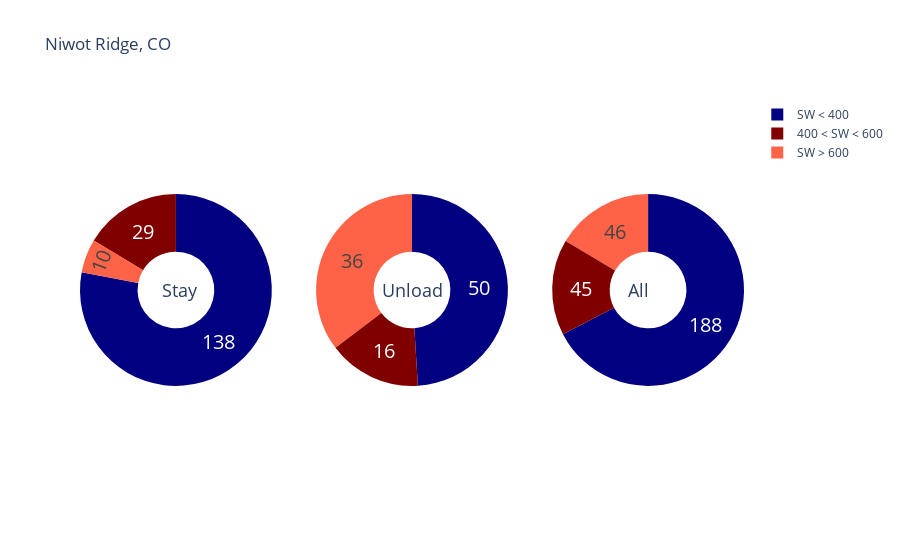

The cell this chart's notebook holds for it:
### Code cell
# for pie chat 
values_stay = sumdf_stay.bincount
values_unload = sumdf_unload.bincount
values_all = sumdf_total.bincount

# Create subplots: use 'domain' type for Pie subplot
fig = make_subplots(rows=1, cols=3, specs=[[{'type':'domain'}, {'type':'domain'}, {'type':'domain'}]])

fig.add_trace(go.Pie(labels=label, values=values_stay, name="Stay Pie"),1, 1)
fig.add_trace(go.Pie(labels=label, values=values_unload, name="Unload Pie"),1, 2)
fig.add_trace(go.Pie(labels=label, values=values_all, name="Unload Pie"),1, 3)

# Use `hole` to create a donut-like pie chart
fig.update_traces(hole=.4, textinfo='value', textfont_size=20, marker=dict(colors=colors))

fig.update_layout(title_text="Niwot Ridge, CO",
    annotations=[dict(text='Stay', x=0.12, y=0.5, font_size=18, showarrow=False),
                 dict(text='Unload', x=0.5,y=0.5, font_size=18, showarrow=False),
                 dict(text=' All', x=0.86,  y=0.5,  font_size=18, showarrow=False)])
fig.show()

### Figure 1 — Plotly figure (JSON) as saved in the notebook; plotly's stock layout.template omitted (floating-point values rounded to 4 significant figures)
{"data": [{"domain": {"x": [0, 0.2889], "y": [0, 1]}, "hole": 0.4, "labels": ["SW > 600", "400 < SW < 600", "SW < 400"], "marker": {"colors": ["tomato", "maroon", "navy"]}, "name": "Stay Pie", "textfont": {"size": 20}, "textinfo": "value", "type": "pie", "values": [10, 29, 138]}, {"domain": {"x": [0.3556, 0.6444], "y": [0, 1]}, "hole": 0.4, "labels": ["SW > 600", "400 < SW < 600", "SW < 400"], "marker": {"colors": ["tomato", "maroon", "navy"]}, "name": "Unload Pie", "textfont": {"size": 20}, "textinfo": "value", "type": "pie", "values": [36, 16, 50]}, {"domain": {"x": [0.7111, 1], "y": [0, 1]}, "hole": 0.4, "labels": ["SW > 600", "400 < SW < 600", "SW < 400"], "marker": {"colors": ["tomato", "maroon", "navy"]}, "name": "Unload Pie", "textfont": {"size": 20}, "textinfo": "value", "type": "pie", "values": [46, 45, 188]}], "layout": {"annotations": [{"font": {"size": 18}, "showarrow": false, "text": "Stay", "x": 0.12, "y": 0.5}, {"font": {"size": 18}, "showarrow": false, "text": "Unload", "x": 0.5, "y": 0.5}, {"font": {"size": 18}, "showarrow": false, "text": " All", "x": 0.86, "y": 0.5}], "autosize": true, "title": {"text": "Niwot Ridge, CO"}}}
